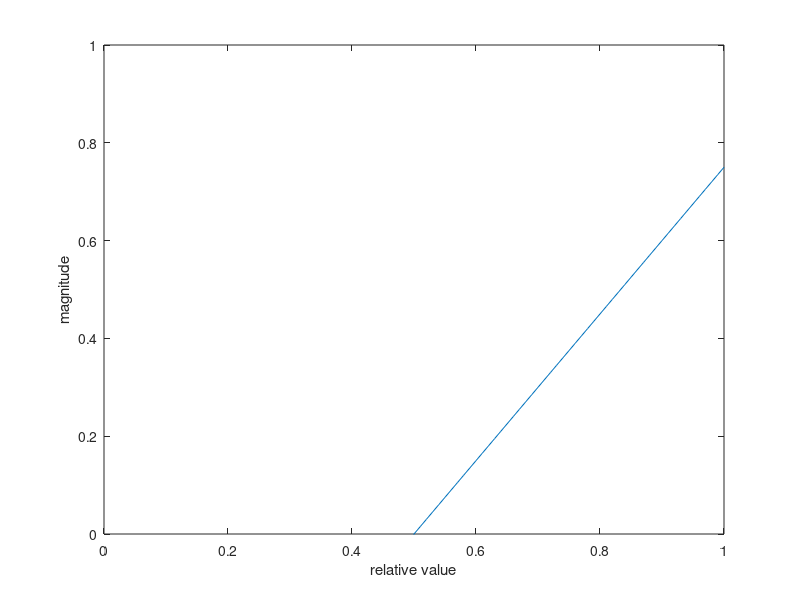

MATLAB code to generate this figure:
clear all
clc

% A = -0.22;
% c_versch = 1.03;
% B = 0.43;
% C = -0.2;

x = [0 : 0.01 : 1];

for i = 1 : length(x)
     f(i) = 1.5 * (x(i) - 0.5);
end

plot(x, f)
axis([0 x(end) 0 1])
xlabel('relative value')
ylabel('magnitude')